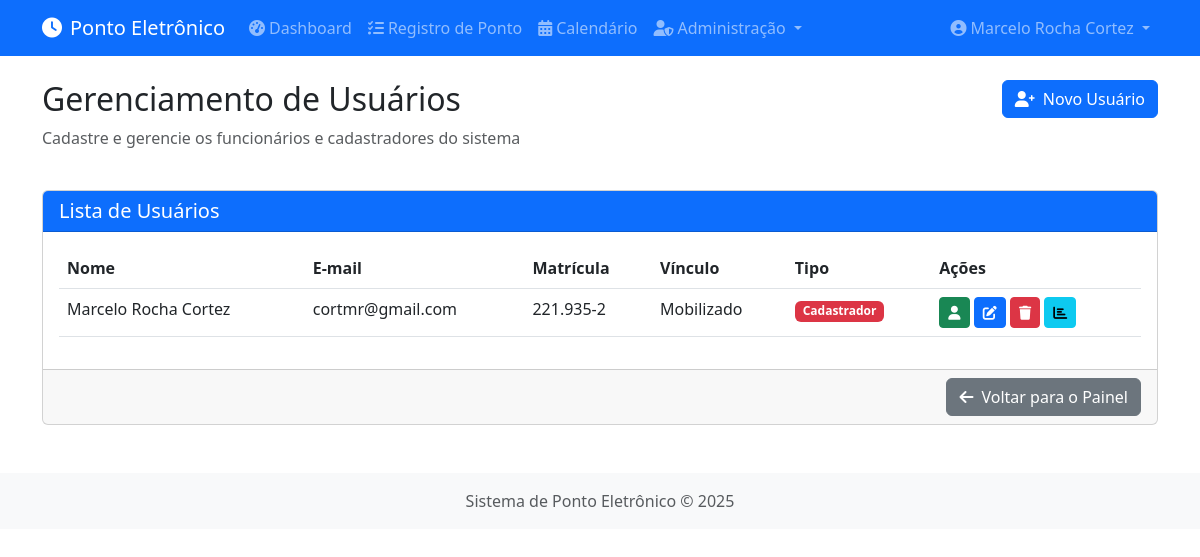
Page /admin/usuarios (signed in) on the committed database.
### app/models/user.py (models this page shows, shortened)
class User(db.Model, UserMixin):
    __tablename__ = 'users'
    id = db.Column(db.Integer, primary_key=True)
    name = db.Column(db.String(100), nullable=False)
    email = db.Column(db.String(100), unique=True, nullable=False)
    matricula = db.Column(db.String(20), unique=True, nullable=False)
    cargo = db.Column(db.String(100), nullable=False)
    uf = db.Column(db.String(2), nullable=False)
    telefone = db.Column(db.String(20), nullable=False)
    vinculo = db.Column(db.String(50), nullable=False)
    foto_path = db.Column(db.String(255), nullable=False)
    password_hash = db.Column(db.String(128))
    is_admin = db.Column(db.Boolean, default=False)
    data_cadastro = db.Column(db.DateTime, default=datetime.utcnow)
    pontos = db.relationship('Ponto', backref='user', lazy=True)

### app/controllers/admin.py (the view)
@admin.route('/usuarios')
@login_required
def listar_usuarios():
    usuarios = User.query.all()
    return render_template('admin/usuarios.html', usuarios=usuarios)

### app/controllers/admin.py (called while the page is built)
@admin.before_request
def check_admin():
    if not current_user.is_authenticated or not current_user.is_admin:
        flash('Acesso restrito a administradores', 'danger')
        return redirect(url_for('main.dashboard'))

### app/models/user.py (called while the page is built)
@login_manager.user_loader
def load_user(user_id):
    return User.query.get(int(user_id))

### app/templates/admin/usuarios.html (shortened to what this page needs)
{% extends 'base.html' %}
{% block content %}
<div class="row mb-4">
    <div class="col-md-6">
        <h2>Gerenciamento de Usuários</h2>
        <p class="text-muted">Cadastre e gerencie os funcionários e cadastradores do sistema</p>
    </div>
    <div class="col-md-6 text-end">
        <a href="{{ url_for('admin.novo_usuario') }}" class="btn btn-primary">
            <i class="fas fa-user-plus me-2"></i>Novo Usuário
        </a>
    </div>
</div>
<div class="row">
    <div class="col-md-12">
        <div class="card">
            <div class="card-header bg-primary text-white">
                <h5 class="mb-0">Lista de Usuários</h5>
            </div>
            <div class="card-body">
                <div class="table-responsive">
                    <table class="table table-hover">
                        <thead>
                            <tr>
                                <th>Nome</th>
                                <th>E-mail</th>
                                <th>Matrícula</th>
                                <th>Vínculo</th>
                                <th>Tipo</th>
                                <th>Ações</th>
                            </tr>
                        </thead>
                        <tbody>
                            {% for usuario in usuarios %}
                            <tr>
                                <td>{{ usuario.name }}</td>
                                <td>{{ usuario.email }}</td>
                                <td>{{ usuario.matricula }}</td>
                                <td>{{ usuario.vinculo }}</td>
                                <td>
                                    {% if usuario.is_admin %}
                                    <span class="badge bg-danger">Cadastrador</span>
                                    {% else %}
                                    <span class="badge bg-info">Funcionário</span>
                                    {% endif %}
                                </td>
                                <td>
                                    <a href="{{ url_for('admin.visualizar_usuario', user_id=usuario.id) }}" class="btn btn-sm btn-success" title="Visualizar Perfil">
                                        <i class="fas fa-user"></i>
                                    </a>
                                    <a href="{{ url_for('admin.editar_usuario', user_id=usuario.id) }}" class="btn btn-sm btn-primary" title="Editar">
                                        <i class="fas fa-edit"></i>
                                    </a>
                                    <form method="POST" action="{{ url_for('admin.excluir_usuario', user_id=usuario.id) }}" class="d-inline">
                                        <button type="submit" class="btn btn-sm btn-danger btn-excluir" data-confirm-message="Tem certeza que deseja excluir este usuário?">
                                            <i class="fas fa-trash"></i>
                                        </button>
                                    </form>
                                    <a href="{{ url_for('admin.relatorio_usuario', user_id=usuario.id) }}" class="btn btn-sm btn-info" title="Relatório">
                                        <i class="fas fa-chart-bar"></i>
                                    </a>
                                </td>
                            </tr>
                            {% else %}
                            <tr>
                                <td colspan="6" class="text-center">Nenhum usuário cadastrado</td>
                            </tr>
                            {% endfor %}
                        </tbody>
                    </table>
                </div>
            </div>
            <div class="card-footer text-end">
                <a href="{{ url_for('admin.index') }}" class="btn btn-secondary">
                    <i class="fas fa-arrow-left me-2"></i>Voltar para o Painel
                </a>
            </div>
        </div>
    </div>
</div>
{% endblock %}

### app/templates/base.html (shortened to what this page needs)
<!DOCTYPE html>
<html lang="pt-br">
<head>
    <link href="https://cdn.jsdelivr.net/npm/bootstrap@5.3.0-alpha1/dist/css/bootstrap.min.css" rel="stylesheet">
    <link rel="stylesheet" href="https://cdnjs.cloudflare.com/ajax/libs/font-awesome/6.0.0/css/all.min.css">
    <link rel="stylesheet" href="{{ url_for('static', filename='css/style.css') }}">
</head>
<body>
    {% if current_user.is_authenticated %}
    <nav class="navbar navbar-expand-lg navbar-dark bg-primary">
        <div class="container">
            <a class="navbar-brand" href="{{ url_for('main.dashboard') }}">
                <i class="fas fa-clock me-2"></i>Ponto Eletrônico
            </a>
            <div class="collapse navbar-collapse" id="navbarNav">
                <ul class="navbar-nav me-auto">
                    <li class="nav-item">
                        <a class="nav-link" href="{{ url_for('main.dashboard') }}">
                            <i class="fas fa-tachometer-alt me-1"></i>Dashboard
                        </a>
                    </li>
                    <li class="nav-item">
                        <a class="nav-link" href="{{ url_for('main.registrar_multiplo_ponto') }}">
                            <i class="fas fa-tasks me-1"></i>Registro de Ponto
                        </a>
                    </li>
                    <li class="nav-item">
                        <a class="nav-link" href="{{ url_for('main.calendario') }}">
                            <i class="fas fa-calendar-alt me-1"></i>Calendário
                        </a>
                    </li>
                    {% if current_user.is_admin %}
                    <li class="nav-item dropdown">
                        <a class="nav-link dropdown-toggle" href="#" id="adminDropdown" role="button" data-bs-toggle="dropdown">
                            <i class="fas fa-user-shield me-1"></i>Administração
                        </a>
                    </li>
                    {% endif %}
                </ul>
                <ul class="navbar-nav">
                    <li class="nav-item dropdown">
                        <a class="nav-link dropdown-toggle" href="#" id="userDropdown" role="button" data-bs-toggle="dropdown">
                            <i class="fas fa-user-circle me-1"></i>{{ current_user.name }}
                        </a>
                    </li>
                </ul>
            </div>
        </div>
    </nav>
    {% endif %}
    <div class="container mt-4">
        {% block content %}{% endblock %}
    </div>
    <footer class="footer mt-5 py-3 bg-light">
        <div class="container text-center">
            <span class="text-muted">Sistema de Ponto Eletrônico &copy; 2025</span>
        </div>
    </footer>
</body>
</html>

### app/static/css/style.css (style rules this page uses)
body { min-height: 100vh; display: flex; flex-direction: column; }
.footer { margin-top: auto; }

### rows in the picture
User: name "Marcelo Rocha Cortez", email "cortmr@gmail.com", matricula "221.935-2", vinculo "Mobilizado", is_admin "Cadastrador"
